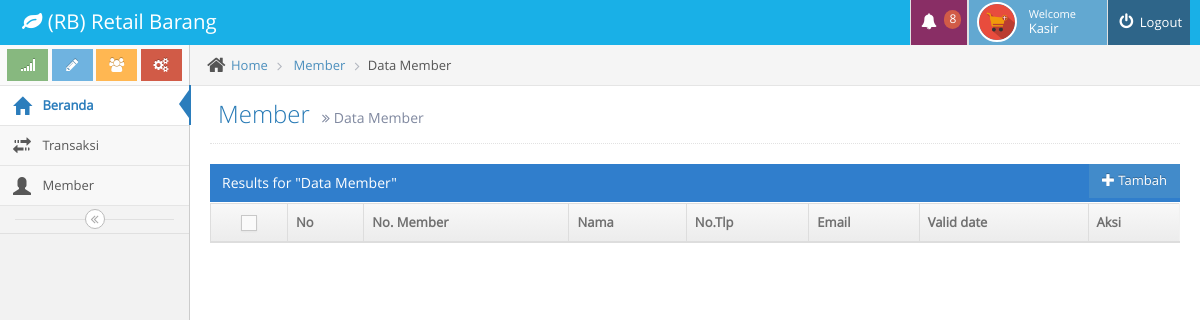
The page /index.php/member/vmember on the database as committed earlier.
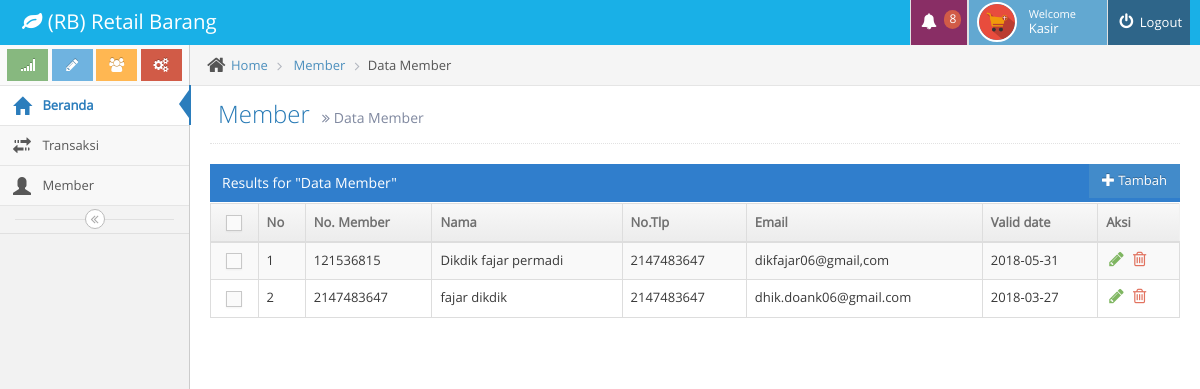
The same page on the database as committed later.
### tables this page shows
CREATE TABLE `member` (
  `member_no` int(20) NOT NULL,
  `email` varchar(30) NOT NULL,
  `nama` varchar(30) NOT NULL,
  `no_telepon` int(11) NOT NULL,
  `valid_date` date NOT NULL
);

### application/controllers/member.php (called while the page is built, shortened)
<?php
class Member extends CI_Controller {
    function __construct() {
        $this->load->model('m_member');
        $this->load->helper('url');
    }
    function vmember() {
        $data['member'] = $this->m_member->tampil_data()->result();
        $this->load->view("/member/vmember", $data);
    }
}

### index.php (called while the page is built, shortened)
<?php
require_once BASEPATH.'core/CodeIgniter.php';

### application/models/m_member.php (called while the page is built, shortened)
<?php
class M_member extends CI_Model {
    function tampil_data() {
        return $this->db->get('member');
    }
}

### application/views/member/vmember.php (the view, shortened to what this page needs)
<?php $this->load->view('theme/header_kasir'); ?>
<?php $this->load->view('theme/sidebar_kasir'); ?>
<div class="main-content">
    <div class="main-content-inner">
        <div class="breadcrumbs ace-save-state" id="breadcrumbs">
            <ul class="breadcrumb">
                <li>
                    <i class="ace-icon fa fa-home home-icon"></i>
                    <a href="<?= base_url("welcome/home"); ?>">Home</a>
                </li>
                <li>
                    <a href="<?= base_url("crud/vsupplier"); ?>">Member</a>
                </li>
                <li class="active">Data Member</li>
            </ul>
        </div>
        <div class="page-content">
            <div class="page-header">
                <h1>
                    Member
                    <small>
                        <i class="ace-icon fa fa-angle-double-right"></i>
                        Data Member
                    </small>
                </h1>
            </div>
            <div class="row">
                <div class="col-xs-12">
                    <div class="clearfix">
                    </div>
                    <div class="table-header">
                        Results for "Data Member"
                        <a href="<?= base_url("member/vtambah"); ?>" class="btn btn-sm btn-primary pull-right">
                            <i class="glyphicon glyphicon-plus"></i> Tambah</a>
                    </div>
                    <div>
                        <table id="dynamic-table" class="table table-striped table-bordered table-hover">
                            <thead>
                                <tr>
                                    <th class="center">
                                        <label class="pos-rel">
                                            <span class="lbl"></span>
                                        </label>
                                    </th>
                                    <th>No</th>
                                    <th>No. Member</th>
                                    <th>Nama</th>
                                    <th>No.Tlp</th>
                                    <th>Email</th>
                                    <th>Valid date</th>
                                    <th>Aksi</th>
                                </tr>
                            </thead>
                            <tbody>
                                <?php
                                $no = 1;
                                foreach ($member as $u) {
                                    ?>
                                    <tr>
                                        <td class="center">
                                            <label class="pos-rel">
                                                <span class="lbl"></span>
                                            </label>
                                        </td>
                                        <td><?php echo $no++ ?></td>
                                                <td><?php echo $u->member_no ?></td>
                                                <td><?php echo $u->nama ?></td>
                                                <td><?php echo $u->no_telepon ?></td>
                                                <td><?php echo $u->email ?></td>
                                                <td><?php echo $u->valid_date ?></td>
                                        <td>
                                            <div class="hidden-sm hidden-xs action-buttons">
                                                <a class="green" href="<?php echo base_url('member/edit/' . $u->member_no); ?>">
                                                    <i class="ace-icon fa fa-pencil bigger-130"></i>
                                                </a>
                                                <a class="red" href="<?php echo base_url('member/hapus/' . $u->member_no); ?>" class="btn btn-danger btn-sm" onclick="return confirm('Anda Yakin menghapus data ini?')">
                                                    <i class="ace-icon fa fa-trash-o bigger-130"></i>
                                                </a>
                                            </div>
                                        </td>
                                    </tr>
                                <?php } ?>
                            </tbody>
                        </table>
                    </div>
                </div>
            </div>

### application/views/theme/header_kasir.php (shortened to what this page needs)
<!DOCTYPE html>
<html lang="en">
    <head>
        <link rel="stylesheet" href="<?= base_url()?>/assets/css/bootstrap.min.css" />
        <link rel="stylesheet" href="<?= base_url()?>/assets/font-awesome/4.5.0/css/font-awesome.min.css" />
        <link rel="stylesheet" href="<?= base_url()?>/assets/css/ace.min.css" class="ace-main-stylesheet" id="main-ace-style" />
        <link rel="stylesheet" href="<?= base_url()?>/assets/css/ace-skins.min.css" />
        <link rel="stylesheet" href="<?= base_url()?>/assets/css/ace-rtl.min.css" />
    </head>
    <body class="no-skin">
        <div id="navbar" class="navbar navbar-default          ace-save-state">
            <div class="navbar-container ace-save-state" id="navbar-container">
                <div class="navbar-header pull-left">
                    <a href="<?= base_url("kasir"); ?>" class="navbar-brand">
                        <small>
                            <i class="fa fa-leaf"></i>
                            (RB) Retail Barang
                        </small>
                    </a>
                </div>
                <div class="navbar-buttons navbar-header pull-right" role="navigation">
                    <ul class="nav ace-nav">
                            </ul>
                        <div class="navbar-buttons navbar-header pull-right" role="navigation">
                    <ul class="nav ace-nav">
                            </ul>
                        <li class="purple dropdown-modal">
                            <a data-toggle="dropdown" class="dropdown-toggle" href="#">
                                <i class="ace-icon fa fa-bell icon-animated-bell"></i>
                                <span class="badge badge-important">8</span>
                            </a>
                        </li>
                        <li class="light-blue dropdown-modal">
                            <a data-toggle="dropdown" href="#" class="dropdown-toggle">
                                <img class="nav-user-photo" src="<?= base_url()?>/assets/images/kasir.png" alt="Gudang's Photo" />
                                <span class="user-info">
                                    <small>Welcome</small>
                                    <p>Kasir</p>
                                </span>
                            </a>
                                <li>
                                    <a href="<?= base_url("auth/keluar"); ?>">
                                        <i class="ace-icon fa fa-power-off"></i>
                                        Logout
                                    </a>
                                </li>
                        </li>
                </div>
            </div>
        </div>
    </body>
</html>

### application/views/theme/sidebar_kasir.php (shortened to what this page needs)
  <!DOCTYPE html>
<html lang="en">
<head>
        <link rel="stylesheet" href="<?= base_url()?>/assets/css/bootstrap.min.css" />
        <link rel="stylesheet" href="<?= base_url()?>/assets/font-awesome/4.5.0/css/font-awesome.min.css" />
        <link rel="stylesheet" href="<?= base_url()?>/assets/css/ace.min.css" class="ace-main-stylesheet" id="main-ace-style" />
        <link rel="stylesheet" href="<?= base_url()?>/assets/css/ace-skins.min.css" />
        <link rel="stylesheet" href="<?= base_url()?>/assets/css/ace-rtl.min.css" />
</head>
<body>
            <div id="sidebar" class="sidebar                  responsive                    ace-save-state">
                <div class="sidebar-shortcuts" id="sidebar-shortcuts">
                    <div class="sidebar-shortcuts-large" id="sidebar-shortcuts-large">
                        <button class="btn btn-success">
                            <i class="ace-icon fa fa-signal"></i>
                        </button>
                        <button class="btn btn-info">
                            <i class="ace-icon fa fa-pencil"></i>
                        </button>
                        <button class="btn btn-warning">
                            <i class="ace-icon fa fa-users"></i>
                        </button>
                        <button class="btn btn-danger">
                            <i class="ace-icon fa fa-cogs"></i>
                        </button>
                    </div>
                </div>
                <ul class="nav nav-list">
                    <li class="active">
                        <a href="<?= base_url("welcome/kasir"); ?>" class="dropdown-toggle">
                            <i class="menu-icon glyphicon glyphicon-home"></i>
                            <span class="menu-text"> Beranda </span>
                        </a>
                    </li>
                        <li class="">
                        <a href="widgets.html" class="button">
                            <i class="menu-icon glyphicon glyphicon-transfer"></i>
                            <span class="menu-text"> Transaksi  </span>
                        </a>
                    </li>
                    <li class="">
                        <a href="<?= base_url("member/vmember"); ?>" class="button">
                            <i class="menu-icon glyphicon glyphicon-user"></i>
                            <span class="menu-text"> Member </span>
                        </a>
                    </ul>
                <div class="sidebar-toggle sidebar-collapse" id="sidebar-collapse">
                    <i id="sidebar-toggle-icon" class="ace-icon fa fa-angle-double-left ace-save-state" data-icon1="ace-icon fa fa-angle-double-left" data-icon2="ace-icon fa fa-angle-double-right"></i>
                </div>
            </div>

Rows that differ between the two databases and show on the page:
added member: member_no "121536815", nama "Dikdik fajar permadi", no_telepon "2147483647", email "dikfajar06@gmail,com", valid_date "2018-05-31"
added member: member_no "2147483647", nama "fajar dikdik", no_telepon "2147483647", email "dhik.doank06@gmail.com", valid_date "2018-03-27"
